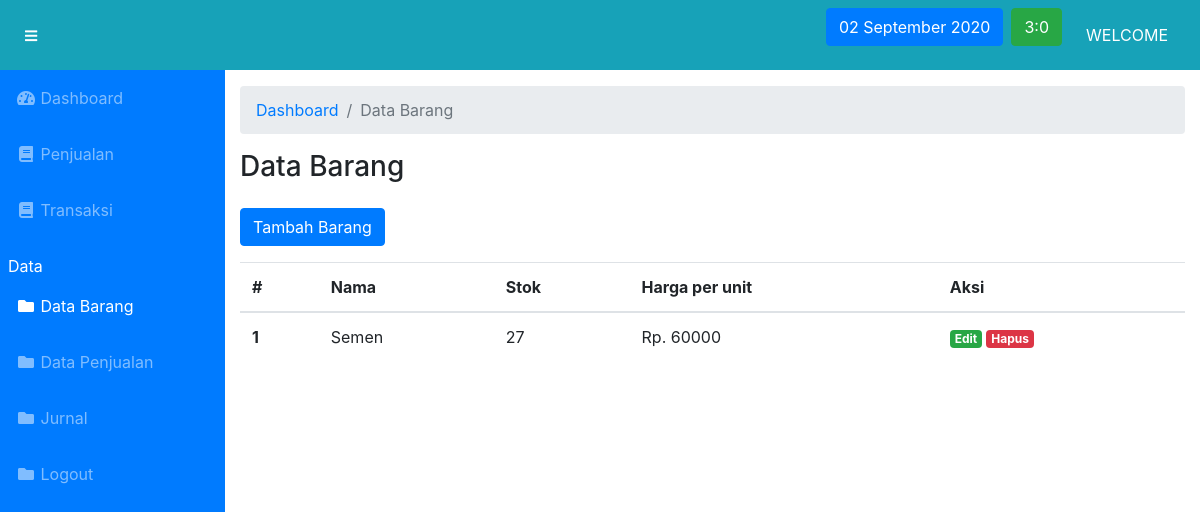
Page /index.php/staff/data_barang on the committed database.
### tables this page shows
CREATE TABLE `barang` (
  `id` int(11) NOT NULL,
  `nama` varchar(128) NOT NULL,
  `foto` varchar(128) NOT NULL,
  `jumlah` int(11) NOT NULL,
  `harga` int(11) NOT NULL
);

### application/controllers/Staff.php (called while the page is built, shortened)
<?php
class Staff extends CI_Controller
{
	public function __construct()
	{
		$this->load->helper('download');
		$this->load->model('Barang_model');
		$this->load->model('Penjualan_model');
		$this->load->model('Service_model');
		$this->load->model('Transaksi_temp_model');
		$this->load->model('Transaksi_detail_model');
	}
	public function data_barang()
	{
		$data['title'] = 'Data Barang';
		$data['user'] = $this->db->get_where('user', ['username' => $this->session->userdata('username')])->row_array();
		$data['data'] = $this->db->get_where('staff', ['username' => $this->session->userdata('username')])->row_array();
		$data['barang'] = $this->Barang_model->getBarang();
		$this->load->view('templates/header', $data);
		$this->load->view('templates/navbar', $data);
		$this->load->view('templates/sidebar', $data);
		$this->load->view('staff/data-barang', $data);
		$this->load->view('templates/footer');
	}
}

### index.php (called while the page is built, shortened)
<?php
require_once BASEPATH . 'core/CodeIgniter.php';

### application/models/Barang_model.php (called while the page is built, shortened)
<?php
class barang_model extends CI_Model
{
	public function getBarang()
	{
		$query = "SELECT * FROM barang";
		return $this->db->query($query)->result_array();
	}
}

### application/views/staff/data-barang.php (the view, shortened to what this page needs)
<div id="content-wrapper">
	<div class="container-fluid">
		<ol class="breadcrumb">
			<li class="breadcrumb-item">
				<a href="<?= base_url('staff/index'); ?>">Dashboard</a>
			</li>
			<li class="breadcrumb-item active"><?= $title; ?></li>
		</ol>
		<h1 class="h3 mb-4 text-gray-800"><?= $title; ?></h1>
		<div class="row">
			<div class="col">
				<a href="<?= base_url('staff/tambah_barang'); ?>" class="btn btn-primary mb-3">Tambah Barang</a>
				<table class="table table-hover">
					<thead>
						<tr>
							<th scope="col">#</th>
							<th scope="col">Nama</th>
							<th scope="col">Stok</th>
							<th scope="col">Harga per unit</th>
							<th scope="col">Aksi</th>
						</tr>
					</thead>
					<tbody>
						<?php $i = 1; ?>
						<?php foreach ($barang as $sf) : ?>
							<tr>
								<th scope="row"><?= $i; ?></th>
								<td><?= $sf['nama']; ?></td>
								<td><?= $sf['jumlah']; ?></td>
								<td>Rp. <?= $sf['harga']; ?></td>
								<td>
									<a href="<?= base_url('staff/edit_barang/') . $sf['id']; ?>" class="badge badge-success">Edit</a>
									<a href="<?= base_url('staff/hapus_barang/') . $sf['id']; ?>" class="badge badge-danger">Hapus</a>
								</td>
							</tr>
							<?php $i++; ?>
						<?php endforeach; ?>
					</tbody>
				</table>
			</div>
		</div>
	</div>

### rows in the picture
barang: nama "Semen", jumlah "27", harga "60000"

### other values in the picture
$title "Data Barang"
